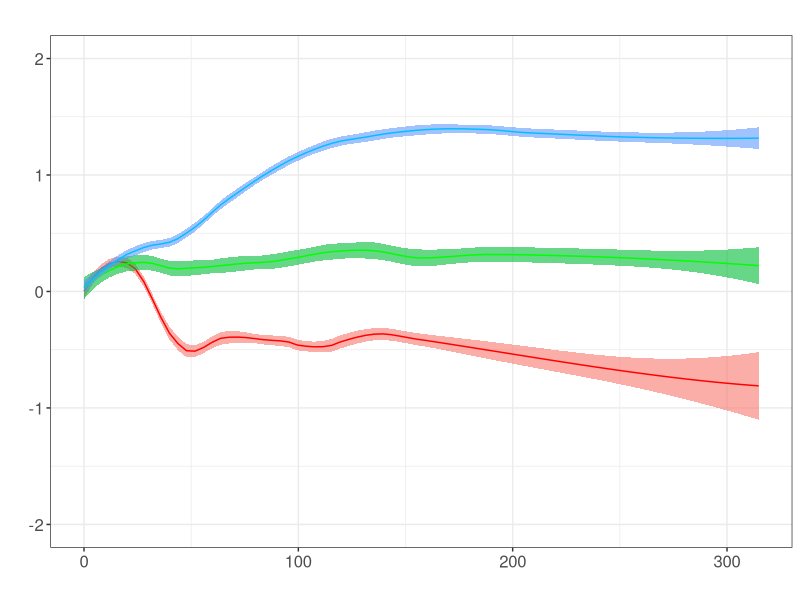

The R source for this figure: (Note: this script raises an error after producing the figure.)
#=====================================================================================================
# Figure 3: Population Level Response for SKMEL5 Single-cell-derived sublines
#=====================================================================================================
#         Population level response of Sublines to PLX4720
#         CellLines used: SC01, SC07 and SC10
#         Concentrations used: 8uM
#=====================================================================================================
#=====================================================================================================
library(gplots)
require(ggplot2)

setwd("~/Paudel_et_al_2016/SourceData") # Set the working directory;
# Set the output for plots
output <- paste0(substr(getwd(), 1, (nchar(getwd())-nchar("SourceData"))), "Figures") 
fig = "Fig3" # Which figure is this in paper?
output = paste0(output, "/", fig)

#=====================================================================================================
# Read the experimental data
#=====================================================================================================

data <- read.csv("SKMEL5_Subclones_Response.csv", header=T, sep=",")

#=====================================================================================================
# Plot the response
#=====================================================================================================
ggplot(data = data, aes(x=data$Time, y=data$nl2, col=CellLine)) +
  theme_bw()+ 
  geom_smooth(span=.45, aes(fill=CellLine),data=data, method = "loess", size=.5, alpha=0.6)+ 
  scale_colour_manual(values=c("red", "green", "deepskyblue")) + ylim(-2, 2)+
  theme(legend.position="none") +
  ggtitle("")+ labs(x="", y="") +
  theme(axis.text=element_text(size=12))+theme(text = element_text(size=12)) +
  ggsave("SKMEL5 Subclones + 8uM PLX4720.pdf", path=output, width=3, height=3)

#=====================================================================================================
